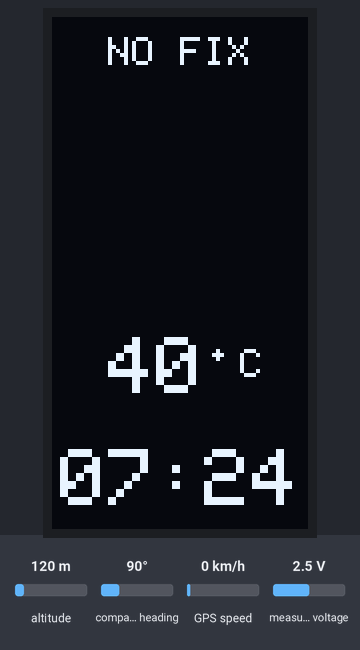
Recording of a sketch running on a simulated ESP32. On the bench: 64×128 one-colour display. Inputs (shaded band) come from the test bench; at power-on: measured voltage 2.5 V, GPS speed 0 km/h, altitude 120 m, compass heading 90°. The GPS gets a fix after 3 s at 37.7749, -122.4194 with 8 satellites; what the sketch prints to the serial monitor is not drawn.

Above: at 1.2 s.
1.3 s: measured voltage set to 0.1 V
At 2.9 s:
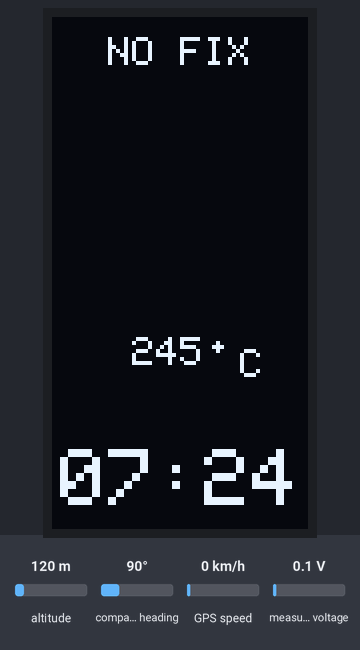
5.0 s: GPS speed set to 98 km/h
At 5.83 s:
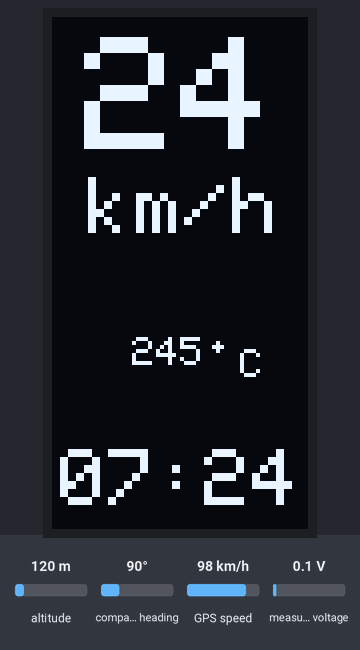
7.5 s: GPS speed set to 101 km/h
At 8.85 s:
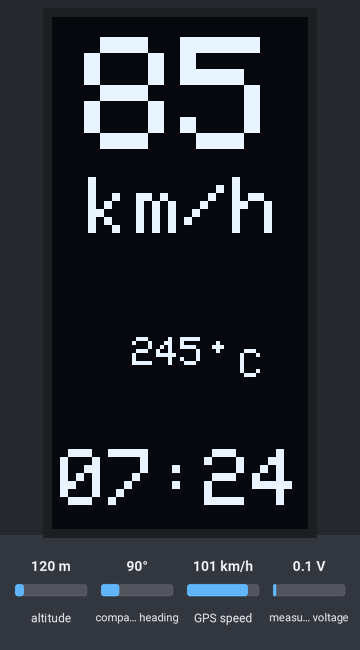
10.6 s: measured voltage set to 1.2 V
At 12.4 s:
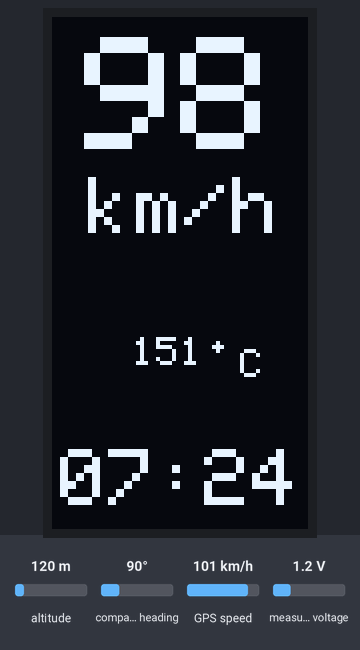
13.1 s: GPS speed set to 2 km/h
At 22.1 s:
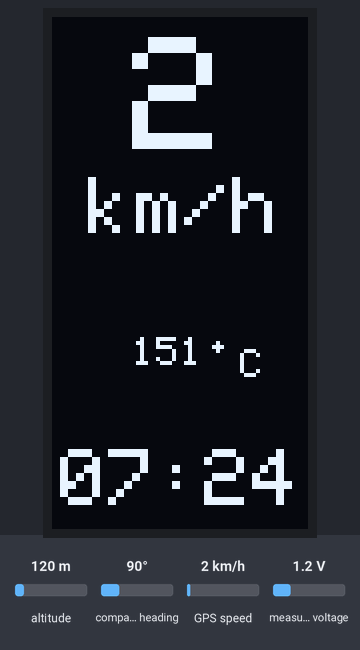
Timing chart, 0 to 22.7 s (numbered marks = the images above; inputs shaded):
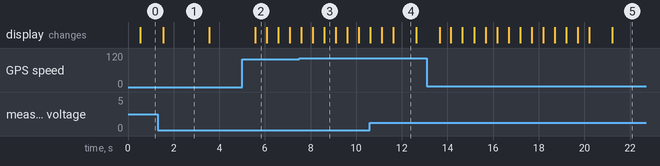

The sketch:

Main.ino
```cpp
// ========================== LIBRERÍAS ==========================
// Librería para decodificar datos NMEA del GPS (TinyGPS++)
#include <TinyGPSPlus.h>

// Librerías para comunicación I2C y manejo del display OLED
#include <Wire.h>
#include <Adafruit_GFX.h>
#include <Adafruit_SH110X.h>

// Librería para el conversor analógico-digital ADS1115
#include <Adafruit_ADS1X15.h>

// ========================== CONFIGURACIÓN OLED ==========================
#define SCREEN_WIDTH 128   // Ancho del display en píxeles
#define SCREEN_HEIGHT 64   // Alto del display en píxeles
#define OLED_RESET -1      // Pin de reset (-1 = no usado)
#define OLED_ADDR 0x3C     // Dirección I2C del módulo OLED

// Creación del objeto display (usando el controlador SH1106)
Adafruit_SH1106G display(SCREEN_WIDTH, SCREEN_HEIGHT, &Wire, OLED_RESET);

// ========================== CONFIGURACIÓN ADC (ADS1115) ==========================
// Creación del objeto ADC de 16 bits
Adafruit_ADS1115 ads;
float voltage;      // Variable para guardar el voltaje leído
float temperatura;  // Variable para la temperatura convertida

// ========================== CONFIGURACIÓN GPS ==========================
// Objeto para manejar los datos del módulo GPS
TinyGPSPlus gps;

// Variables para suavizar la velocidad usando un filtro exponencial
float velocidadFiltrada = 0;
const float alpha = 0.25; // Coeficiente de suavizado (más alto = más respuesta rápida)

// Variables de tiempo para actualizar datos a intervalos fijos
unsigned long lastUpdate = 0;
const unsigned long updateInterval = 500; // Tiempo entre actualizaciones (ms)

// ========================== SETUP ==========================
void setup() {
  Serial.begin(115200); // Comunicación serie para monitoreo
  Wire.begin(21, 22);   // Pines I2C de la ESP32 (SDA=21, SCL=22)

  // ---------- INICIALIZACIÓN OLED ----------
  if (!display.begin(OLED_ADDR, true)) {
    Serial.println("Error al inicializar OLED");
    while (1); // Se queda bloqueado si no detecta el display
  }
  display.setRotation(1); // Modo vertical
  display.clearDisplay();
  display.setTextSize(1);
  display.setTextColor(SH110X_WHITE);
  display.setCursor(0, 0);
  display.println("Inicializando...");
  display.display();

  // ---------- INICIALIZACIÓN DEL ADC ----------
  if (!ads.begin()) {
    Serial.println("Error al inicializar ADS1115");
    display.println("ADS1115 ERROR!");
    display.display();
    while (1); // Se detiene si no detecta el ADC
  }

  // Configura el rango de entrada del ADC a ±6.144V
  // (1 bit = 0.1875 mV)
  ads.setGain(GAIN_TWOTHIRDS);

  // ---------- INICIALIZACIÓN DEL GPS ----------
  // Comunicación UART con el módulo GPS NEO-6M
  // RX = pin 16, TX = pin 17, velocidad = 9600 baudios
  Serial2.begin(9600, SERIAL_8N1, 16, 17);
}

// ========================== LOOP PRINCIPAL ==========================
void loop() {
  // Leer la temperatura desde el ADC
  temperatura = leerTemperatura();

  // Leer datos del GPS mientras haya bytes disponibles
  while (Serial2.available()) gps.encode(Serial2.read());

  // Actualizar la pantalla y datos cada 500 ms
  if (millis() - lastUpdate >= updateInterval) {
    lastUpdate = millis();
    mostrarDatos();  // Actualiza la información en la pantalla
    printGPSData();  // Muestra los datos por el monitor serie
  }
}

// ========================== FUNCIÓN: Mostrar Datos en OLED ==========================
void mostrarDatos() {
  display.clearDisplay();
  display.setTextColor(SH110X_WHITE);

  // Si el GPS tiene posición y velocidad válidas
  if (gps.location.isValid() && gps.speed.isValid()) {

    float vel = gps.speed.kmph(); // Velocidad en km/h
    // Filtro de media exponencial para suavizar la lectura
    velocidadFiltrada = (alpha * vel) + ((1 - alpha) * velocidadFiltrada);

    int digits = 0;

    // Determina la cantidad de dígitos de la velocidad (para centrar el texto)
    if (velocidadFiltrada < 10) digits = 1;
    else if (velocidadFiltrada < 100) digits = 2;
    else digits = 3;

    // Define tamaño de texto y posición según cantidad de dígitos
    int textSize;
    int posX;

    if (digits == 1) {
      textSize = 4;
      posX = 20;
    }
    else if (digits == 2) {
      textSize = 4;
      posX = 8;
    }
    else {
      textSize = 3;
      posX = 5;
    }

    // Mostrar la velocidad en grande en el centro superior
    display.setTextSize(textSize);
    display.setCursor(posX, 5);
    display.print((int)velocidadFiltrada);
    display.setTextSize(2);
    display.setCursor(9, 40);
    display.print("km/h");

    // ---------- Mostrar temperatura ----------
    textSize = ((int)temperatura < 100) ? 2 : 1;
    int numDigits = ((int)temperatura < 10) ? 1 : (((int)temperatura < 100) ? 2 : 3);
    int numWidth = numDigits * 6 * textSize;
    int totalWidth = numWidth + (6 * textSize);
    posX = (64 - totalWidth) / 2;

    display.setTextSize(textSize);
    display.setCursor(posX, 80);
    display.print((int)temperatura);

    // Dibuja el símbolo °C
    int circleX = posX + numWidth + 3;
    int circleY = 80 + (textSize * 2);
    int circleR = max(1, textSize - 1);
    display.fillCircle(circleX, circleY, circleR, SH110X_WHITE);
    display.setTextSize(1);
    display.setCursor(circleX + circleR + 5, 83);
    display.print("C");

    // ---------- Mostrar hora local ----------
    if (gps.time.isValid()) {
      int hourLocal = (gps.time.hour() + 24 - 3) % 24; // Ajuste UTC-3 (Argentina)
      char hora[6];
      sprintf(hora, "%02d:%02d", hourLocal, gps.time.minute());
      display.setCursor(2, 108);
      display.setTextSize(2);
      display.print(hora);
    }

  } else {
    // Si no hay señal GPS (sin "fix")
    display.setTextSize(1);
    display.setCursor(14, 5);
    display.print("NO FIX");

    // Mostrar solo la temperatura
    int textSize = ((int)temperatura < 100) ? 2 : 1;
    int numDigits = ((int)temperatura < 10) ? 1 : (((int)temperatura < 100) ? 2 : 3);
    int numWidth = numDigits * 6 * textSize;
    int totalWidth = numWidth + (6 * textSize);
    int posX = (64 - totalWidth) / 2;

    display.setTextSize(textSize);
    display.setCursor(posX, 80);
    display.print((int)temperatura);

    // Dibuja °C
    int circleX = posX + numWidth + 3;
    int circleY = 80 + (textSize * 2);
    int circleR = max(1, textSize - 1);
    display.fillCircle(circleX, circleY, circleR, SH110X_WHITE);
    display.setTextSize(1);
    display.setCursor(circleX + circleR + 5, 83);
    display.print("C");

    // Mostrar hora (si está disponible)
    if (gps.time.isValid()) {
      int hourLocal = (gps.time.hour() + 24 - 3) % 24;
      char hora[6];
      sprintf(hora, "%02d:%02d", hourLocal, gps.time.minute());
      display.setCursor(2, 108);
      display.setTextSize(2);
      display.print(hora);
    }
  }

  // Actualizar pantalla
  display.display();
}

// ========================== FUNCIÓN: Leer Temperatura ==========================
// Convierte el valor leído del ADC en voltaje y luego a temperatura
float leerTemperatura() {
  int16_t adc0 = ads.readADC_SingleEnded(0); // Lectura canal A0 del ADS1115

  // Cada bit equivale a 0.1875 mV cuando GAIN_TWOTHIRDS
  voltage = adc0 * 0.1875 / 1000.0;

  // Conversión lineal a °C según calibración experimental
  float t = -(85.5 * voltage) + 254;
  return t;
}

// ========================== FUNCIÓN: Mostrar Datos en el Monitor Serie ==========================
void printGPSData() {
  Serial.println("====================================");

  // Latitud / Longitud
  if (gps.location.isValid()) {
    Serial.print("Latitud: ");
    Serial.println(gps.location.lat(), 6);
    Serial.print("Longitud: ");
    Serial.println(gps.location.lng(), 6);
  } else {
    Serial.println("Lat/Long: No disponible (sin fix)");
  }

  // Altitud
  if (gps.altitude.isValid()) {
    Serial.print("Altitud: ");
    Serial.print(gps.altitude.meters());
    Serial.println(" m");
  }

  // Satélites detectados
  if (gps.satellites.isValid()) {
    Serial.print("Satélites: ");
    Serial.println(gps.satellites.value());
  }

  // Precisión (HDOP)
  if (gps.hdop.isValid()) {
    Serial.print("HDOP: ");
    Serial.println(gps.hdop.hdop());
  }

  // Velocidad en km/h
  if (gps.speed.isValid()) {
    Serial.print("Velocidad: ");
    Serial.print(gps.speed.kmph());
    Serial.println(" km/h");
  }

  // Fecha y hora UTC
  if (gps.date.isValid() && gps.time.isValid()) {
    Serial.print("Fecha: ");
    Serial.printf("%02d/%02d/%04d\n", gps.date.day(), gps.date.month(), gps.date.year());

    Serial.print("Hora UTC: ");
    Serial.printf("%02d:%02d:%02d\n",
                  gps.time.hour(), gps.time.minute(), gps.time.second());
  }

  // Voltaje y temperatura leídos del sensor
  Serial.print("Voltaje: ");
  Serial.print(voltage, 3);
  Serial.print(" V -> Temp: ");
  Serial.print(temperatura, 1);
  Serial.println(" °C");

  Serial.println("====================================\n");
}
```

Measured:
- after the input at 1.3 s, the display: changes after 0.24 s (image 1)
- after the input at 5.0 s, the display: changes after 0.59 s (image 2)
- after the input at 13.1 s, the display: first changes after 0.55 s (image 5 shows a later state)
- what the display in image 1 shows lasts 2.1 s, from 1.5 s to 3.6 s
- what the display in image 2 shows lasts 0.5 s, from 5.6 s to 6.1 s
- what the display in image 4 shows lasts 1.0 s, from 11.6 s to 12.6 s
